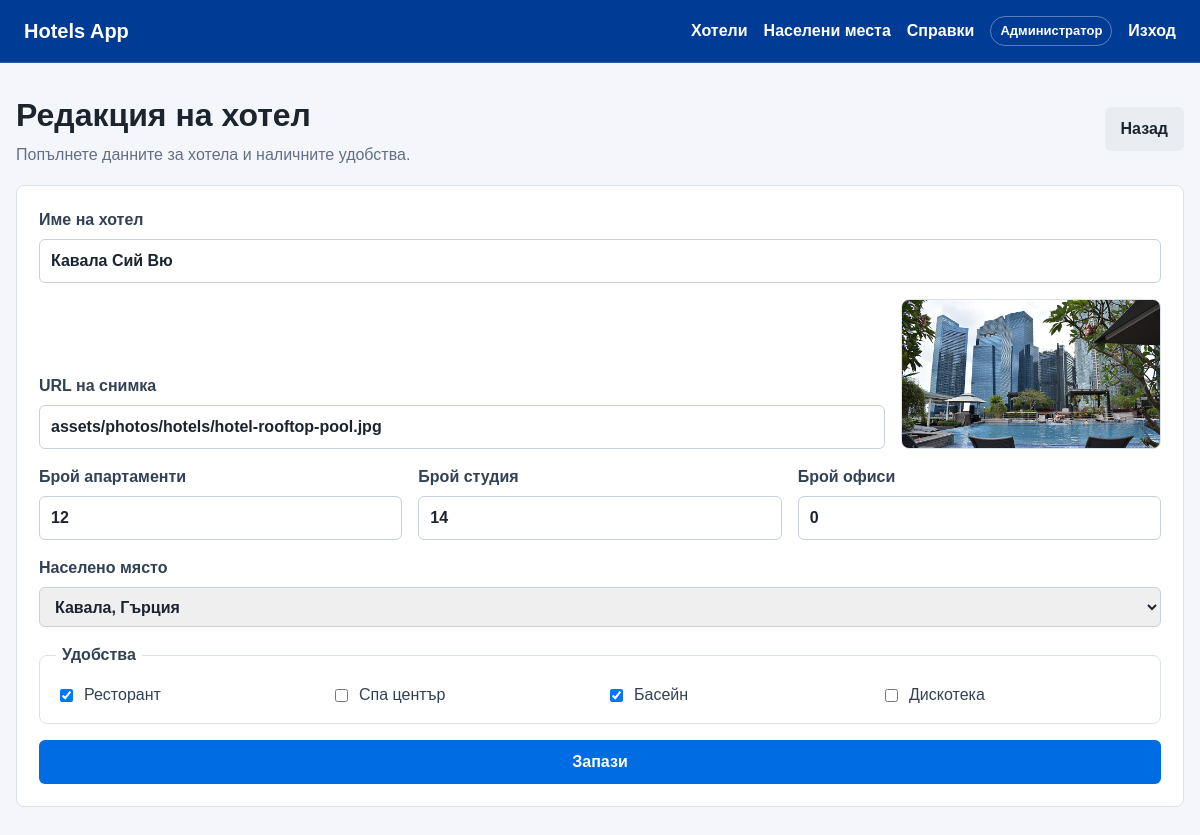
Page /hotel_form.php?id=13 (signed in) on the committed database.
### tables this page shows
CREATE TABLE IF NOT EXISTS hotels (
  id INT AUTO_INCREMENT PRIMARY KEY,
  name VARCHAR(150) NOT NULL,
  image_url VARCHAR(500) NULL,
  apartments INT NOT NULL DEFAULT 0,
  studios INT NOT NULL DEFAULT 0,
  offices INT NOT NULL DEFAULT 0,
  has_restaurant TINYINT(1) NOT NULL DEFAULT 0,
  has_spa TINYINT(1) NOT NULL DEFAULT 0,
  has_pool TINYINT(1) NOT NULL DEFAULT 0,
  has_discotheque TINYINT(1) NOT NULL DEFAULT 0,
  location_id INT NOT NULL,
  created_at TIMESTAMP DEFAULT CURRENT_TIMESTAMP,
  UNIQUE KEY unique_hotel_location (name, location_id),
  CONSTRAINT fk_hotels_locations
    FOREIGN KEY (location_id) REFERENCES locations(id)
    ON UPDATE CASCADE
    ON DELETE RESTRICT
);

CREATE TABLE IF NOT EXISTS locations (
  id INT AUTO_INCREMENT PRIMARY KEY,
  name VARCHAR(100) NOT NULL,
  country VARCHAR(100) NOT NULL,
  created_at TIMESTAMP DEFAULT CURRENT_TIMESTAMP,
  UNIQUE KEY unique_location (name, country)
);

### config.php (called while the page is built, shortened)
<?php
function db(): PDO
{
    static $pdo = null;
    if ($pdo === null) {
        $dsn = 'mysql:host=' . DB_HOST . ';dbname=' . DB_NAME . ';charset=utf8mb4';
        $pdo = new PDO($dsn, DB_USER, DB_PASS, [
            PDO::ATTR_ERRMODE => PDO::ERRMODE_EXCEPTION,
            PDO::ATTR_DEFAULT_FETCH_MODE => PDO::FETCH_ASSOC,
        ]);
    }
    return $pdo;
}
function h(?string $value): string
{
    return htmlspecialchars((string) $value, ENT_QUOTES, 'UTF-8');
}

### hotel_form.php (the view, shortened to what this page needs)
<?php
require_once __DIR__ . '/config.php';
$id = isset($_GET['id']) ? (int) $_GET['id'] : 0;
$isEdit = $id > 0;
$locations = db()->query('SELECT * FROM locations ORDER BY country, name')->fetchAll();
$hotel = [
    'name' => '',
    'image_url' => '',
    'apartments' => 0,
    'studios' => 0,
    'offices' => 0,
    'has_restaurant' => 0,
    'has_spa' => 0,
    'has_pool' => 0,
    'has_discotheque' => 0,
    'location_id' => '',
];
if ($isEdit) {
    $stmt = db()->prepare('SELECT * FROM hotels WHERE id = ?');
    $stmt->execute([$id]);
    $hotel = $stmt->fetch();
}
require __DIR__ . '/header.php';
?>
<section class="page-head">
    <div>
        <h1><?= $isEdit ? 'Редакция на хотел' : 'Добавяне на хотел' ?></h1>
        <p>Попълнете данните за хотела и наличните удобства.</p>
    </div>
    <a class="button secondary" href="index.php">Назад</a>
</section>
<form method="post" class="form panel" data-validate>
    <label>
        Име на хотел
        <input type="text" name="name" required minlength="2" value="<?= h($hotel['name']) ?>">
    </label>
    <div class="image-field">
        <label>
            URL на снимка
            <input type="url" name="image_url" data-image-preview-input placeholder="https://..." value="<?= h($hotel['image_url'] ?? '') ?>">
        </label>
        <div class="image-preview">
            <img
                data-image-preview
                src="<?= h(($hotel['image_url'] ?? '') !== '' ? $hotel['image_url'] : 'assets/cities/default.svg') ?>"
                alt="Преглед на снимката"
                data-fallback-image="assets/cities/default.svg"
            >
        </div>
    </div>
    <div class="grid three">
        <label>
            Брой апартаменти
            <input type="number" name="apartments" min="0" required value="<?= (int) $hotel['apartments'] ?>">
        </label>
        <label>
            Брой студия
            <input type="number" name="studios" min="0" required value="<?= (int) $hotel['studios'] ?>">
        </label>
        <label>
            Брой офиси
            <input type="number" name="offices" min="0" required value="<?= (int) $hotel['offices'] ?>">
        </label>
    </div>
    <label>
        Населено място
        <select name="location_id" required>
            <?php foreach ($locations as $location): ?>
                <option value="<?= (int) $location['id'] ?>" <?= (int) $hotel['location_id'] === (int) $location['id'] ? 'selected' : '' ?>>
                    <?= h($location['name'] . ', ' . $location['country']) ?>
                </option>
            <?php endforeach; ?>
        </select>
    </label>
    <fieldset class="checks">
        <legend>Удобства</legend>
        <label><input type="checkbox" name="has_restaurant" <?= $hotel['has_restaurant'] ? 'checked' : '' ?>> Ресторант</label>
        <label><input type="checkbox" name="has_spa" <?= $hotel['has_spa'] ? 'checked' : '' ?>> Спа център</label>
        <label><input type="checkbox" name="has_pool" <?= $hotel['has_pool'] ? 'checked' : '' ?>> Басейн</label>
        <label><input type="checkbox" name="has_discotheque" <?= $hotel['has_discotheque'] ? 'checked' : '' ?>> Дискотека</label>
    </fieldset>
    <button type="submit" <?= !$locations ? 'disabled' : '' ?>>Запази</button>
</form>
<?php require __DIR__ . '/footer.php'; ?>

### assets/styles.css (style rules this page uses)
:root { --bg: #f4f6fb; --text: #1c2430; --muted: #637083; --line: #dce2ea; --panel: #ffffff; --primary: #006ce4; --primary-dark: #003b95; --accent: #febb02; --danger: #b42318; --warning-bg: #fff4d8; --warning-line: #f4c152; }
* { box-sizing: border-box; }
body { margin: 0; background: var(--bg); color: var(--text); font-family: Arial, Helvetica, sans-serif; line-height: 1.5; }
a { color: var(--primary); text-decoration: none; font-weight: 700; }
.page-head { display: flex; align-items: center; justify-content: space-between; gap: 18px; margin-bottom: 18px; }
h1, h2, p { margin-top: 0; }
h1 { margin-bottom: 4px; font-size: 32px; }
.page-head p { margin-bottom: 0; color: var(--muted); }
.button, button { display: inline-flex; align-items: center; justify-content: center; min-height: 40px; padding: 10px 16px; border: 0; border-radius: 6px; background: var(--primary); color: #ffffff; font: inherit; font-weight: 700; cursor: pointer; }
.button.secondary { background: #e9edf2; color: var(--text); }
.panel, .auth-panel { background: var(--panel); border: 1px solid var(--line); border-radius: 8px; padding: 22px; }
.form { display: grid; gap: 16px; }
label, legend { display: grid; gap: 7px; color: #334155; font-weight: 700; }
input, select { width: 100%; min-height: 40px; padding: 9px 11px; border: 1px solid #c7d0dc; border-radius: 6px; color: var(--text); font: inherit; }
.grid { display: grid; gap: 16px; }
.grid.three { grid-template-columns: repeat(3, minmax(0, 1fr)); }
.checks { display: grid; grid-template-columns: repeat(4, minmax(0, 1fr)); gap: 12px; margin: 0; padding: 16px; border: 1px solid var(--line); border-radius: 8px; }
.checks legend { padding: 0 6px; }
.checks label { display: flex; align-items: center; gap: 8px; font-weight: 400; }
.checks input { width: auto; min-height: auto; }
.hotel-image img, .image-preview img { width: 100%; height: 100%; object-fit: cover; display: block; }
.image-field { display: grid; grid-template-columns: minmax(0, 1fr) 260px; gap: 16px; align-items: end; }
.image-preview { height: 150px; overflow: hidden; border: 1px solid var(--line); border-radius: 8px; background: #d8e2ef; }

### rows in the picture
hotels: name "Кавала Сий Вю", image_url "assets/photos/hotels/hotel-rooftop-pool.jpg", image_url (picture), apartments "12", studios "14", offices "0", location_id "Кавала, Гърция", has_restaurant "☑", has_pool "☑"
